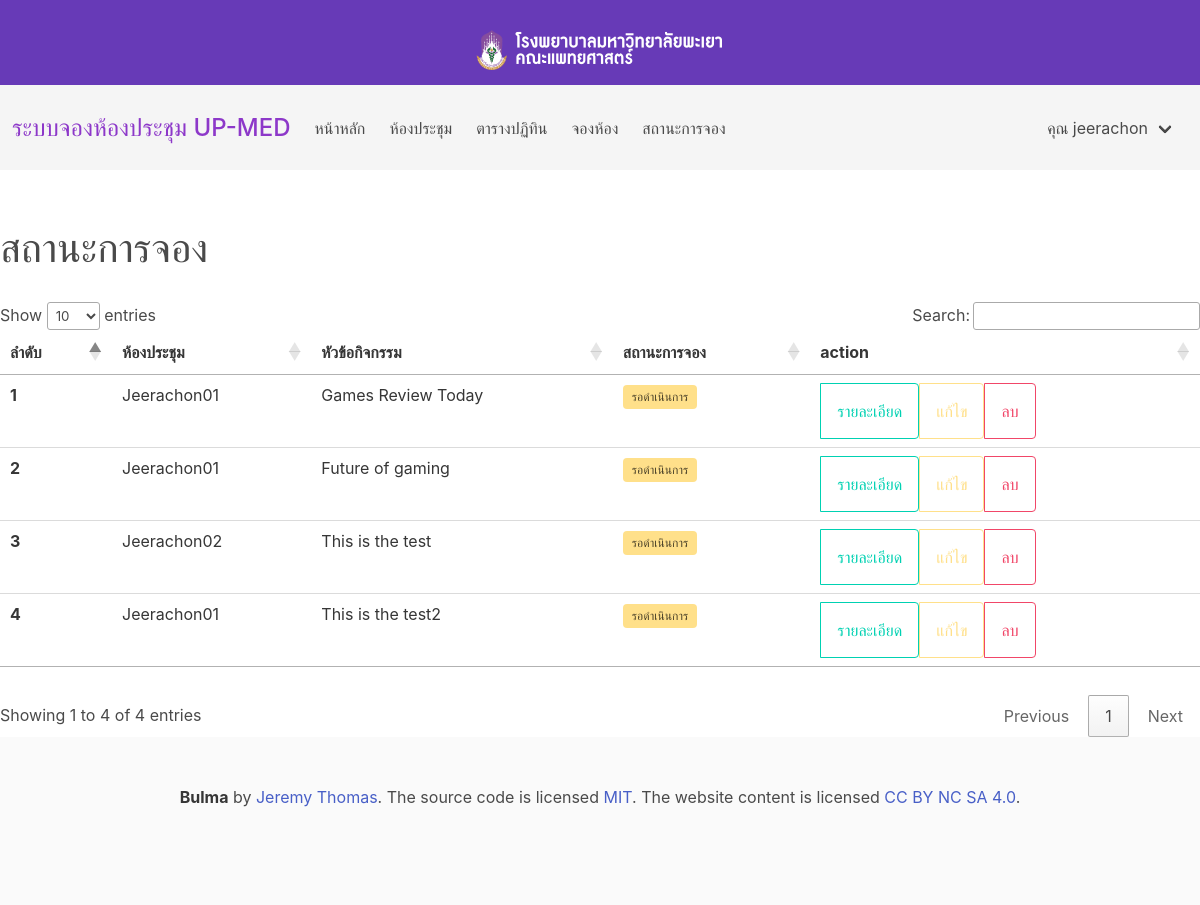
Screenshot of /app/statusroom.php (signed in) with the database file from the repository.
### tables this page shows
CREATE TABLE `tbl_event` (
  `event_id` int(11) NOT NULL,
  `event_title` varchar(256) NOT NULL,
  `roomid` int(2) NOT NULL,
  `event_detail` text NOT NULL,
  `event_startdate` date NOT NULL,
  `event_enddate` date NOT NULL,
  `event_starttime` time NOT NULL,
  `event_endtime` time NOT NULL,
  `event_color` varchar(15) NOT NULL DEFAULT '#FFFFFF',
  `event_bgcolor` varchar(15) NOT NULL DEFAULT '#03a9f4',
  `event_url` varchar(300) NOT NULL,
  `event_repeatday` varchar(20) NOT NULL,
  `event_allday` tinyint(1) NOT NULL,
  `event_createdate` timestamp NOT NULL DEFAULT current_timestamp(),
  `people` int(3) NOT NULL,
  `reguser` varchar(255) NOT NULL,
  `tool` int(1) NOT NULL,
  `Scup` int(3) NOT NULL,
  `Bcup` int(3) NOT NULL,
  `longcup` int(3) NOT NULL,
  `drinkcup` int(3) NOT NULL,
  `softdrink` int(3) NOT NULL,
  `othercup` varchar(20) NOT NULL,
  `hotbot` int(3) NOT NULL,
  `tray` int(3) NOT NULL,
  `dishcup` int(3) NOT NULL,
  `jug` int(3) NOT NULL,
  `boxcup` int(3) NOT NULL,
  `tea` int(3) NOT NULL,
  `boiler` int(3) NOT NULL,
  `basket` int(3) NOT NULL,
  `other` varchar(20) NOT NULL,
  `statid` int(11) DEFAULT 2,
  `Username` varchar(255) NOT NULL
);

CREATE TABLE `room` (
  `roomid` int(2) NOT NULL,
  `roomname` varchar(60) NOT NULL,
  `roomcap` int(11) NOT NULL,
  `com` int(11) NOT NULL,
  `screen` int(11) NOT NULL,
  `mic` int(11) NOT NULL,
  `roomimg` varchar(255) NOT NULL,
  `bgcolor` varchar(255) NOT NULL
);

### app/statusroom.php (the view, shortened to what this page needs)
<?php
$user = $_SESSION['Username'];
?>
<!doctype html>
<html lang="en">
<head>
    <link rel="stylesheet" href="https://cdn.jsdelivr.net/npm/bulma@0.9.1/css/bulma.min.css">
    <link rel="stylesheet" type="text/css" href="https://cdn.datatables.net/1.10.23/css/jquery.dataTables.css">
</head>
<body>
    <?php
    include '../components/nav.php';
    ?>
    <br><br>
    <div class="container is-fullhd">
        <p class="is-size-2">
            สถานะการจอง
        </p>
        <br>
        <table id="myTable" class="table is-fullwidth is-hoverable">
            <thead>
                <tr>
                    <th>ลำดับ</th>
                    <th>ห้องประชุม</th>
                    <th>หัวข้อกิจกรรม</th>
                    <th>สถานะการจอง</th>
                    <th>action</th>
                </tr>
            </thead>
            <tbody>
                <?php
                require '../DB/connect.php';
                $result = mysqli_query($con, "SELECT * FROM tbl_event left join room ON tbl_event.roomid=room.roomid left join stat ON tbl_event.statid=stat.statid Where Username = '$user'");
                if ($result) {
                    $a = 1;
                    while ($row = mysqli_fetch_array($result)) {
                        if ($row['statid'] == '1') {
                            $stat = '<span class="tag is-success">ผ่าน</span>';
                        } elseif ($row['statid'] == '2') {
                            $stat = '<span class="tag is-warning">รอดำเนินการ</span>';
                        } elseif ($row['statid'] == '3') {
                            $stat = '<span class="tag is-danger">ยกเลิก</span>';
                        }
                ?>
                        <tr>
                            <th><?php echo $a; ?></th>
                            <td><?php echo $row['roomname']; ?></td>
                            <td><?php echo $row['event_title']; ?></td>
                            <td>
                                <?php echo $stat; ?>
                            </td>
                            <td>
                                <div class="buttons has-addons">
                                    <form action="../app/detail.php" method="post"><button class="button is-primary is-outlined" type="submit">รายละเอียด</button></form>
                                    <form action="../app/editdetail.php" method="post"><button class="button is-warning is-outlined" type="submit">แก้ไข</button></form>
                                    <form action="../function/delete.php" method="post"><button class="button is-danger is-outlined" type="submit">ลบ</button></form>
                                </div>
                            </td>
                        </tr>
                <?php
                        $a += 1;
                    }
                }
                ?>
            </tbody>
        </table>
    </div>
    <?php
    include '../components/footer.php';
    ?>
</body>
</html>

### rows the page displays
tbl_event: roomid.roomname "Jeerachon01", event_title "Games Review Today"
tbl_event: roomid.roomname "Jeerachon01", event_title "Future of gaming"
tbl_event: roomid.roomname "Jeerachon02", event_title "This is the test"
tbl_event: roomid.roomname "Jeerachon01", event_title "This is the test2"

### other values shown
$_SESSION['Username'] "jeerachon"
